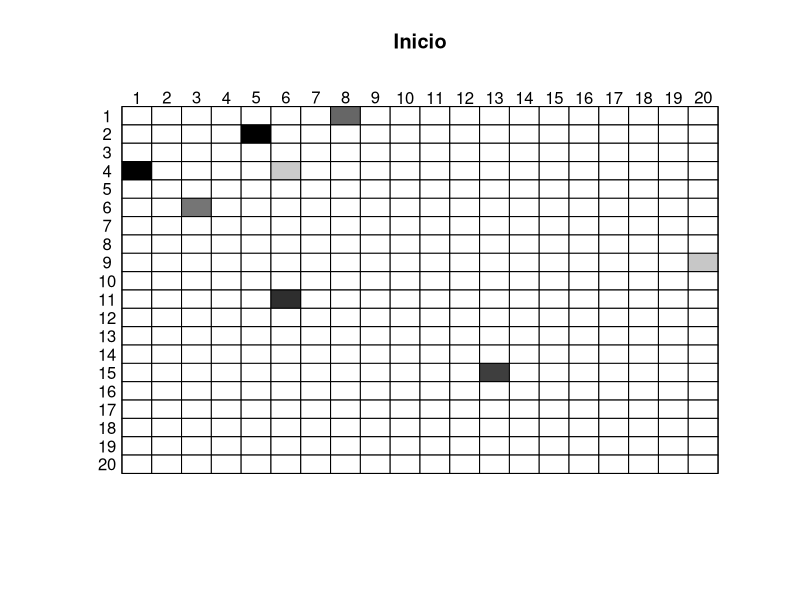

Write the R code that produced this figure. (Note: this script raises an error after producing the figure.)
library(parallel)
suppressMessages(library("sna"))
dim <- 20
num <-  dim^2
nucleos <- 8
pos.nucleos <- ceiling(num*runif(nucleos))
prob.nucleos <- runif(nucleos)
ve <- rep(0, num)
aux <- c()
for(i in 1:nucleos){
  ve[pos.nucleos[i]] <- prob.nucleos[i]
}

actual <- matrix(ve, nrow=dim, ncol=dim)
png("p2_t0.png")
plot.sociomatrix(actual, diaglab=FALSE, main="Inicio")
paso <- function(pos) {
  fila <- floor((pos - 1) / dim) + 1
  columna <- ((pos - 1) %% dim) + 1
  vecindad <-  actual[max(fila - 1, 1) : min(fila + 1, dim),
                      max(columna - 1, 1): min(columna + 1, dim)]
  if (actual[fila,columna] == 0){
    return(max(vecindad))
  }
  
  else{
    return(actual[fila,columna])
  }
  }

cluster <- makeCluster(detectCores() - 1)
clusterExport(cluster, "dim")
clusterExport(cluster, "paso")
clusterExport(cluster, "ve")
clusterExport(cluster, "semillas")
for (iteracion in 1:20) {
  if (all(actual !=0)) { # todos murieron
    print("Ya no queda espacio.")
    break;
  }
  clusterExport(cluster, "actual")
  siguiente <- parSapply(cluster, 1:num, paso)
  
  actual <- matrix(siguiente, nrow=dim, ncol=dim, byrow=TRUE)
  salida = paste("p2_t", iteracion, ".png", sep="")
  tiempo = paste("Paso", iteracion)
  png(salida)
  plot.sociomatrix(actual, diaglab=FALSE, main=tiempo)
  graphics.off()
}
stopCluster(cluster)
for(a in 1:nucleos){
  aux <- c(aux, sum(actual == prob.nucleos[a]))
}
datos <- matrix(aux)
row.names(datos) <- pos.nucleos
barplot(t(datos), xlab = "Posicion inical en matriz")
